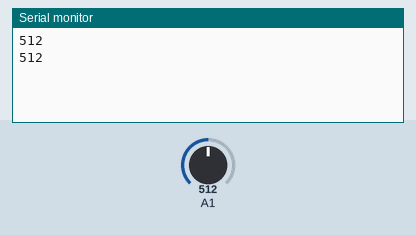
The sketch below on a simulated Arduino Uno, built with avr-gcc and run on an emulated ATmega328P. Shown: the last lines printed to the serial monitor. Inputs (shaded band) come from the test bench; at power-on: A1 = 512.

Above: at 1.8 s.
1.9 s: A1 set to 716
At 2.8 s:
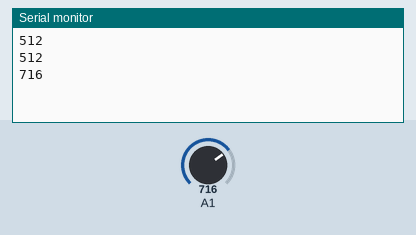
3.4 s: A1 set to 900
At 4.6 s:
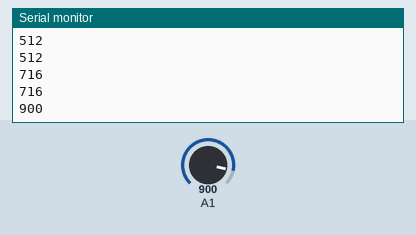
Timing chart, 0 to 6.4 s (numbered marks = the images above; inputs shaded):
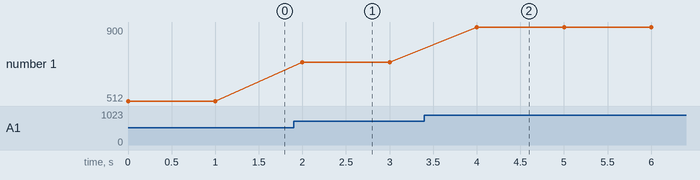

Measured:
- after the input at 1.9 s, the serial monitor: prints a new line after 0.10 s (image 1)
- after the input at 3.4 s, the serial monitor: prints a new line after 0.60 s (image 2)
- plotted number 1: 512 → 716 after the input at 1.9 s, 716 → 900 after the input at 3.4 s

The sketch:

force_sensor.ino
```cpp
void setup() {
  pinMode(A1,INPUT);
  Serial.begin(9600);

}
int f;

void loop() {
 f=analogRead(A1);
 Serial.println(f);
 //Serial.write(f);
 delay(1000);
}
```
